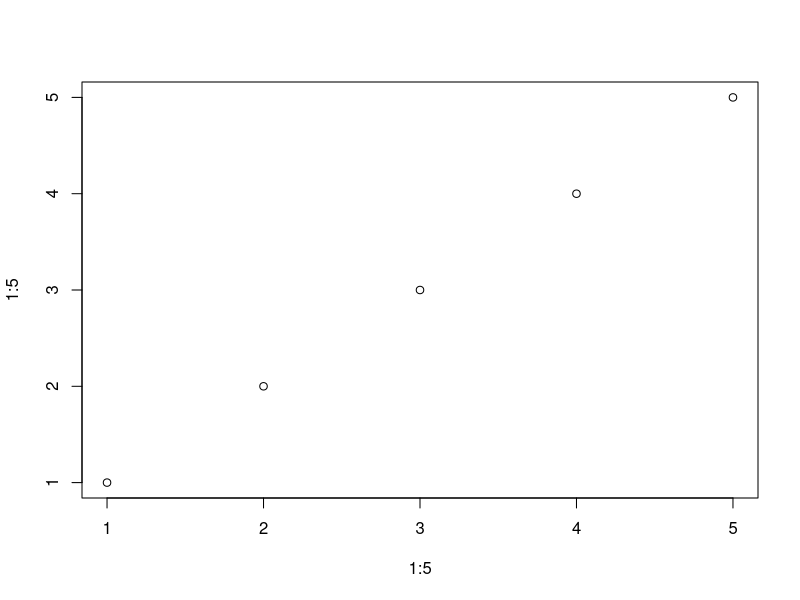
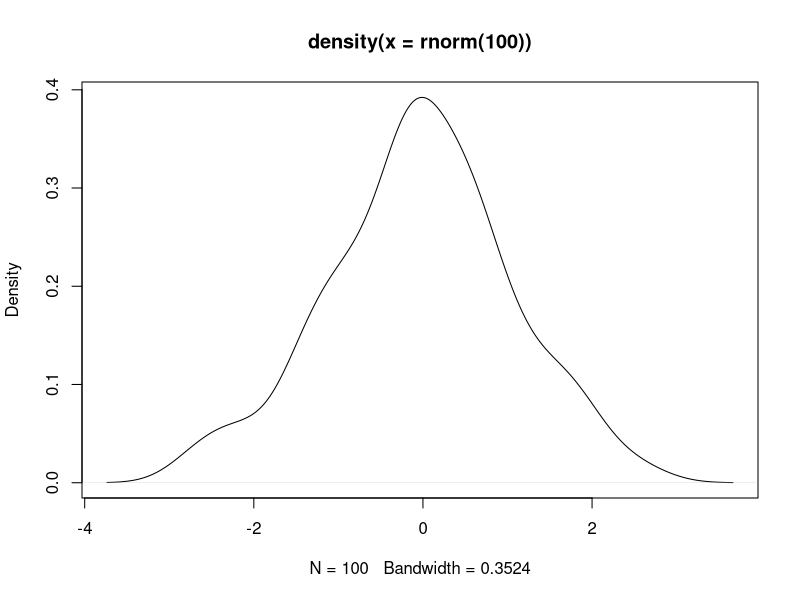

Source code (R) for these figures, in order:
## ---- chunk 1
#| tbl-cap-location: bottom
knitr::kable(
  x = mtcars[1:6, 1:6],
  caption = 'A subset of mtcars.'
)
## ---- chunk 2
#| tbl-cap: "A subset of iris."
#| tbl-cap-location: margin
knitr::kable(head(iris[,c(1,2,3,4)], 15))
## ---- chunk 3
#| fig.cap: "Plot 1 to 5"
#| fig-cap-location: bottom
plot(1:5, 1:5)
## ---- chunk 4
#| fig-cap: "Density plot"
#| fig-cap-location: margin
plot(density(rnorm(100)))
